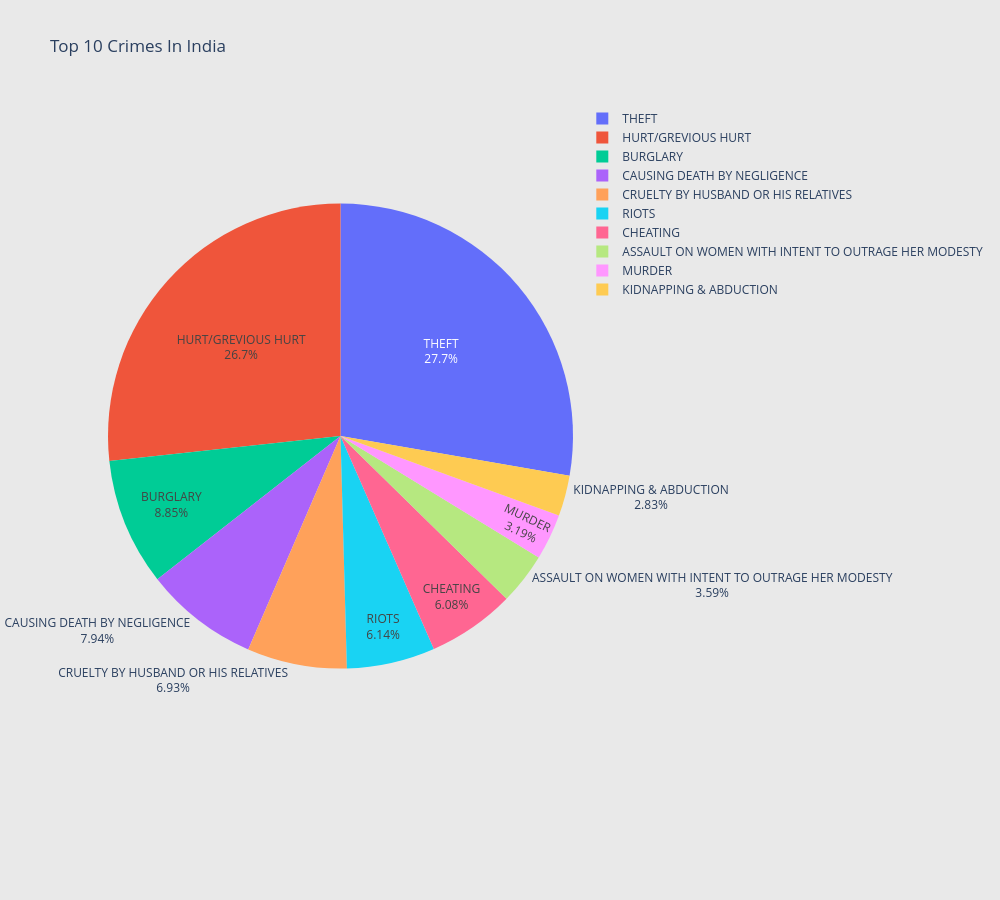

This figure's notebook cell:
### Code cell
values = 805086, 713714, 2234678, 1549854, 1535194, 6743752, 906310, 1750402, 2003728, 7001060
fig = go.Figure(data=[go.Pie(labels=labels, values=values, textinfo='label+percent')])

fig.update_layout(
    uniformtext_minsize= 20,
    title_text="Top 10 Crimes In India",
    paper_bgcolor='rgb(233,233,233)',
    autosize=False,
    width=1000,
    height=900)
fig.show()

### Figure 1 — Plotly figure (JSON) as saved in the notebook; plotly's stock layout.template omitted (floating-point values rounded to 4 significant figures)
{"data": [{"labels": ["MURDER", "KIDNAPPING & ABDUCTION", "BURGLARY", "RIOTS", "CHEATING", "HURT/GREVIOUS HURT", "ASSAULT ON WOMEN WITH INTENT TO OUTRAGE HER MODESTY", "CRUELTY BY HUSBAND OR HIS RELATIVES", "CAUSING DEATH BY NEGLIGENCE", "THEFT"], "textinfo": "label+percent", "type": "pie", "values": [805086, 713714, 2234678, 1549854, 1535194, 6743752, 906310, 1750402, 2003728, 7001060]}], "layout": {"autosize": false, "height": 900, "paper_bgcolor": "rgb(233,233,233)", "title": {"text": "Top 10 Crimes In India"}, "uniformtext": {"minsize": 20}, "width": 1000}}
